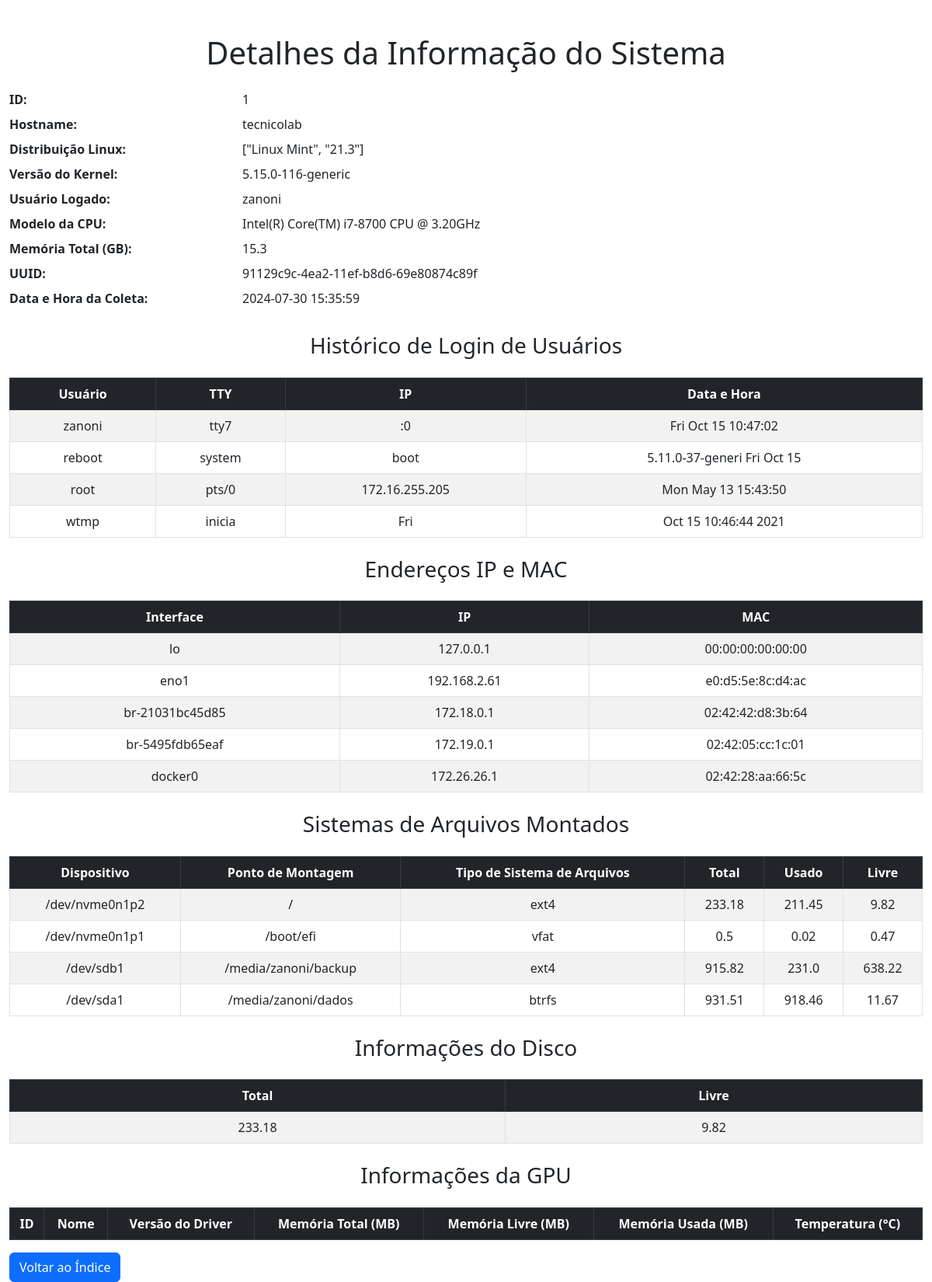
The page /details/1 on the database its author committed.
### app.py (models this page shows)
class SystemInfo(db.Model):
    id = db.Column(db.Integer, primary_key=True)
    hostname = db.Column(db.String(120), nullable=False)
    linux_distribution = db.Column(db.String(120), nullable=False)
    kernel_version = db.Column(db.String(120), nullable=False)
    logged_in_user = db.Column(db.String(120), nullable=False)
    cpu_model = db.Column(db.String(120), nullable=False)
    memory_total_gb = db.Column(db.Float, nullable=False)
    uuid1 = db.Column(db.String(36), unique=True, nullable=False)
    collection_datetime = db.Column(db.String(120), nullable=False)
    user_login_history = db.relationship('UserLoginHistory', backref='system_info', lazy=True)
    ip_and_mac_addresses = db.relationship('IPAndMacAddress', backref='system_info', lazy=True)
    mounted_filesystems = db.relationship('MountedFilesystems', backref='system_info', lazy=True)
    disk_info = db.relationship('DiskInfo', backref='system_info', uselist=False)
    gpu_info = db.relationship('GPUInfo', backref='system_info', lazy=True)

class UserLoginHistory(db.Model):
    id = db.Column(db.Integer, primary_key=True)
    user = db.Column(db.String(120), nullable=False)
    tty = db.Column(db.String(120), nullable=False)
    ip = db.Column(db.String(120), nullable=False)
    datetime = db.Column(db.String(120), nullable=False)
    system_info_id = db.Column(db.Integer, db.ForeignKey('system_info.id'), nullable=False)

class IPAndMacAddress(db.Model):
    id = db.Column(db.Integer, primary_key=True)
    interface = db.Column(db.String(120), nullable=False)
    ip = db.Column(db.String(120), nullable=False)
    mac = db.Column(db.String(120), nullable=False)
    system_info_id = db.Column(db.Integer, db.ForeignKey('system_info.id'), nullable=False)

class MountedFilesystems(db.Model):
    id = db.Column(db.Integer, primary_key=True)
    device = db.Column(db.String(120), nullable=False)
    mountpoint = db.Column(db.String(120), nullable=False)
    fstype = db.Column(db.String(120), nullable=False)
    total = db.Column(db.Float, nullable=False)
    used = db.Column(db.Float, nullable=False)
    free = db.Column(db.Float, nullable=False)
    system_info_id = db.Column(db.Integer, db.ForeignKey('system_info.id'), nullable=False)

class DiskInfo(db.Model):
    id = db.Column(db.Integer, primary_key=True)
    total = db.Column(db.Float, nullable=False)
    free = db.Column(db.Float, nullable=False)
    system_info_id = db.Column(db.Integer, db.ForeignKey('system_info.id'), nullable=False)

### app.py (the view)
@app.route('/details/<int:id>')
def details(id):
    system_info = SystemInfo.query.get_or_404(id)
    return render_template('details.html', system_info=system_info)

### templates/details.html (shortened to what this page needs)
<!DOCTYPE html>
<html lang="pt-br">
<head>
    <link href="https://cdn.jsdelivr.net/npm/bootstrap@5.3.0/dist/css/bootstrap.min.css" rel="stylesheet">
</head>
<body>
    <div class="container">
        <h1 class="my-4 text-center">Detalhes da Informação do Sistema</h1>
        <dl class="row mb-4">
            <dt class="col-sm-3">ID:</dt>
            <dd class="col-sm-9">{{ system_info.id }}</dd>
            <dt class="col-sm-3">Hostname:</dt>
            <dd class="col-sm-9">{{ system_info.hostname }}</dd>
            <dt class="col-sm-3">Distribuição Linux:</dt>
            <dd class="col-sm-9">{{ system_info.linux_distribution }}</dd>
            <dt class="col-sm-3">Versão do Kernel:</dt>
            <dd class="col-sm-9">{{ system_info.kernel_version }}</dd>
            <dt class="col-sm-3">Usuário Logado:</dt>
            <dd class="col-sm-9">{{ system_info.logged_in_user }}</dd>
            <dt class="col-sm-3">Modelo da CPU:</dt>
            <dd class="col-sm-9">{{ system_info.cpu_model }}</dd>
            <dt class="col-sm-3">Memória Total (GB):</dt>
            <dd class="col-sm-9">{{ system_info.memory_total_gb }}</dd>
            <dt class="col-sm-3">UUID:</dt>
            <dd class="col-sm-9">{{ system_info.uuid1 }}</dd>
            <dt class="col-sm-3">Data e Hora da Coleta:</dt>
            <dd class="col-sm-9">{{ system_info.collection_datetime }}</dd>
        </dl>
        <h3 class="my-4 text-center">Histórico de Login de Usuários</h3>
        <table class="table table-bordered table-striped text-center">
            <thead class="table-dark">
                <tr>
                    <th>Usuário</th>
                    <th>TTY</th>
                    <th>IP</th>
                    <th>Data e Hora</th>
                </tr>
            </thead>
            <tbody>
                {% for entry in system_info.user_login_history %}
                <tr>
                    <td>{{ entry.user }}</td>
                    <td>{{ entry.tty }}</td>
                    <td>{{ entry.ip }}</td>
                    <td>{{ entry.datetime }}</td>
                </tr>
                {% endfor %}
            </tbody>
        </table>
        <h3 class="my-4 text-center">Endereços IP e MAC</h3>
        <table class="table table-bordered table-striped text-center">
            <thead class="table-dark">
                <tr>
                    <th>Interface</th>
                    <th>IP</th>
                    <th>MAC</th>
                </tr>
            </thead>
            <tbody>
                {% for entry in system_info.ip_and_mac_addresses %}
                <tr>
                    <td>{{ entry.interface }}</td>
                    <td>{{ entry.ip }}</td>
                    <td>{{ entry.mac }}</td>
                </tr>
                {% endfor %}
            </tbody>
        </table>
        <h3 class="my-4 text-center">Sistemas de Arquivos Montados</h3>
        <table class="table table-bordered table-striped text-center">
            <thead class="table-dark">
                <tr>
                    <th>Dispositivo</th>
                    <th>Ponto de Montagem</th>
                    <th>Tipo de Sistema de Arquivos</th>
                    <th>Total</th>
                    <th>Usado</th>
                    <th>Livre</th>
                </tr>
            </thead>
            <tbody>
                {% for entry in system_info.mounted_filesystems %}
                <tr>
                    <td>{{ entry.device }}</td>
                    <td>{{ entry.mountpoint }}</td>
                    <td>{{ entry.fstype }}</td>
                    <td>{{ entry.total }}</td>
                    <td>{{ entry.used }}</td>
                    <td>{{ entry.free }}</td>
                </tr>
                {% endfor %}
            </tbody>
        </table>
        <h3 class="my-4 text-center">Informações do Disco</h3>
        <table class="table table-bordered table-striped text-center">
            <thead class="table-dark">
                <tr>
                    <th>Total</th>
                    <th>Livre</th>
                </tr>
            </thead>
            <tbody>
                {% if system_info.disk_info %}
                <tr>
                    <td>{{ system_info.disk_info.total }}</td>
                    <td>{{ system_info.disk_info.free }}</td>
                </tr>
                {% else %}
                <tr>
                    <td colspan="2">Nenhuma informação de disco disponível</td>
                </tr>
                {% endif %}
            </tbody>
        </table>
        <h3 class="my-4 text-center">Informações da GPU</h3>
        <table class="table table-bordered table-striped text-center">
            <thead class="table-dark">
                <tr>
                    <th>ID</th>
                    <th>Nome</th>
                    <th>Versão do Driver</th>
                    <th>Memória Total (MB)</th>
                    <th>Memória Livre (MB)</th>
                    <th>Memória Usada (MB)</th>
                    <th>Temperatura (°C)</th>
                </tr>
            </thead>
        </table>
        <a class="btn btn-primary" href="{{ url_for('index') }}">Voltar ao Índice</a>
    </div>
</body>
</html>

### templates/details.html (style rules this page uses)
body { padding-top: 20px; }
.container { max-width: 1200px; }
dl { margin: auto; }
table { margin: auto; }

### rows shown on the page
SystemInfo: id "1", hostname "tecnicolab", linux_distribution "[\"Linux Mint\", \"21.3\"]", kernel_version "5.15.0-116-generic", logged_in_user "zanoni", cpu_model "Intel(R) Core(TM) i7-8700 CPU @ 3.20GHz", memory_total_gb "15.3", uuid1 "91129c9c-4ea2-11ef-b8d6-69e80874c89f", collection_datetime "2024-07-30 15:35:59"
UserLoginHistory: user "zanoni", tty "tty7", ip ":0", datetime "Fri Oct 15 10:47:02"
UserLoginHistory: user "reboot", tty "system", ip "boot", datetime "5.11.0-37-generi Fri Oct 15"
UserLoginHistory: user "root", tty "pts/0", ip "172.16.255.205", datetime "Mon May 13 15:43:50"
UserLoginHistory: user "wtmp", tty "inicia", ip "Fri", datetime "Oct 15 10:46:44 2021"
IPAndMacAddress: interface "lo", ip "127.0.0.1", mac "00:00:00:00:00:00"
IPAndMacAddress: interface "eno1", ip "192.168.2.61", mac "e0:d5:5e:8c:d4:ac"
IPAndMacAddress: interface "br-21031bc45d85", ip "172.18.0.1", mac "02:42:42:d8:3b:64"
IPAndMacAddress: interface "br-5495fdb65eaf", ip "172.19.0.1", mac "02:42:05:cc:1c:01"
IPAndMacAddress: interface "docker0", ip "172.26.26.1", mac "02:42:28:aa:66:5c"
MountedFilesystems: device "/dev/nvme0n1p2", mountpoint "/", fstype "ext4", total "233.18", used "211.45", free "9.82"
MountedFilesystems: device "/dev/nvme0n1p1", mountpoint "/boot/efi", fstype "vfat", total "0.5", used "0.02", free "0.47"
MountedFilesystems: device "/dev/sdb1", mountpoint "/media/zanoni/backup", fstype "ext4", total "915.82", used "231.0", free "638.22"
MountedFilesystems: device "/dev/sda1", mountpoint "/media/zanoni/dados", fstype "btrfs", total "931.51", used "918.46", free "11.67"
DiskInfo: disk_info.total "233.18", disk_info.free "9.82"
